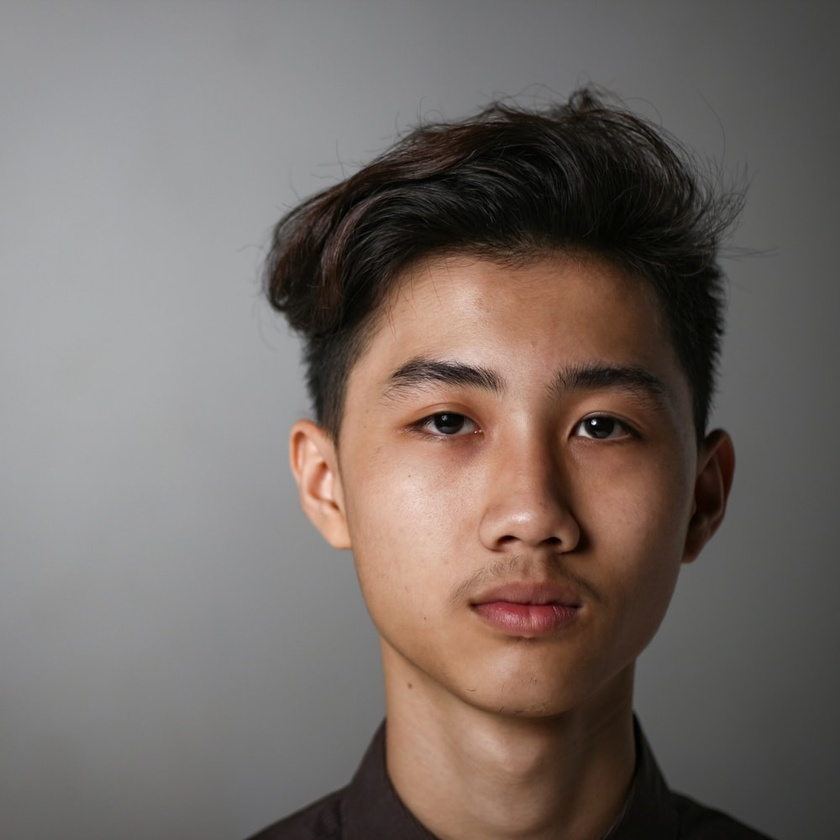
#> input picture opencv experiments/python/cv_course_materials/face_asian.jpg, 840 x 840 px, shrunk from 1000 x 1000 before the run
$ jupyter execute face_detection_haar_caascade.ipynb
#> lines starting #> are read from the running program, lines starting #| are printed output that depends on the picture; after the words box and inside, x2 and y2 are one past the last pixel; in counts of white or black regions, pixels touching at a corner belong together
[cell 1]
import cv2
import matplotlib.pyplot as plt

[cell 2]
cascade_classifier = cv2.CascadeClassifier("haarcascade_frontalface_alt.xml")

[cell 3]
import cv2
import matplotlib.pyplot as plt

# OpenCV has a lot of pre-trained classifiers for face detection, eye detection etc.
# several positive and negative samples to train the model (Viola-Jones algorithm)
cascade_classifier = cv2.CascadeClassifier('./haarcascade_frontalface_alt.xml')

# OpenCV deals with BGR but Matplotlib deals with RGB
image = cv2.imread('./cv_course_materials/face_asian.jpg')
#> image is the input picture: shape (840, 840, 3); mean B, G, R 102.7, 107.7, 117.5

# convert to grayscale
gray_image = cv2.cvtColor(image, cv2.COLOR_BGR2GRAY)
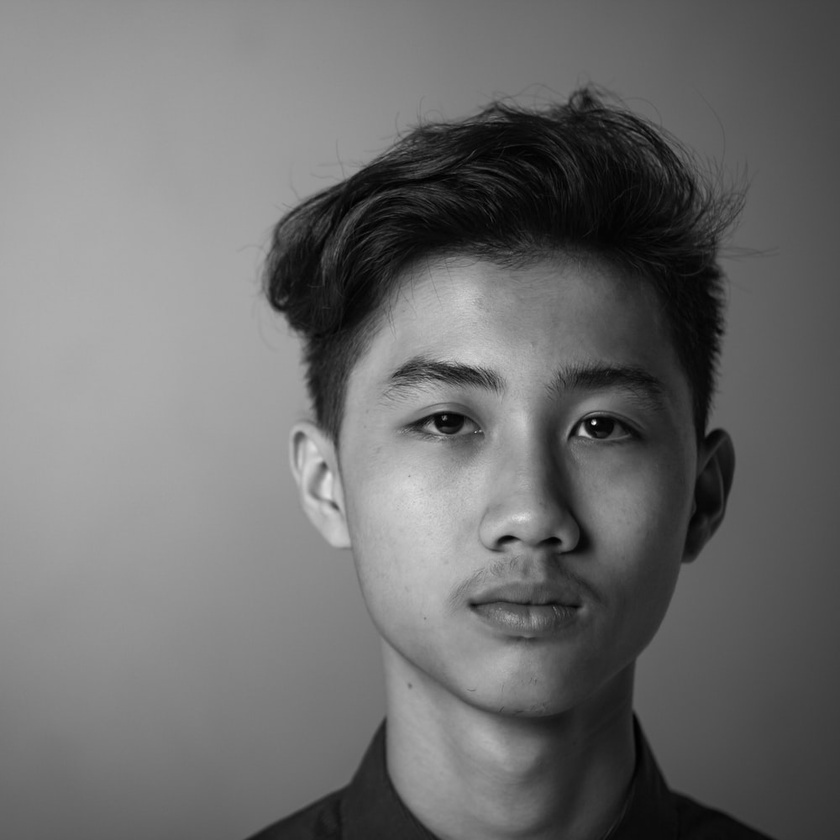
#> gray_image: shape (840, 840); min 0, max 253, mean 110.1

detected_faces = cascade_classifier.detectMultiScale(gray_image, scaleFactor=1.1, minNeighbors=10, minSize=(30, 30))
#> detected_faces = [[300, 251, 447, 447]]

for (x, y, width, height) in detected_faces:
    cv2.rectangle(image, (x, y), (x + width, y + height), (0, 0, 255), 10)
#> this loop made 1 pass
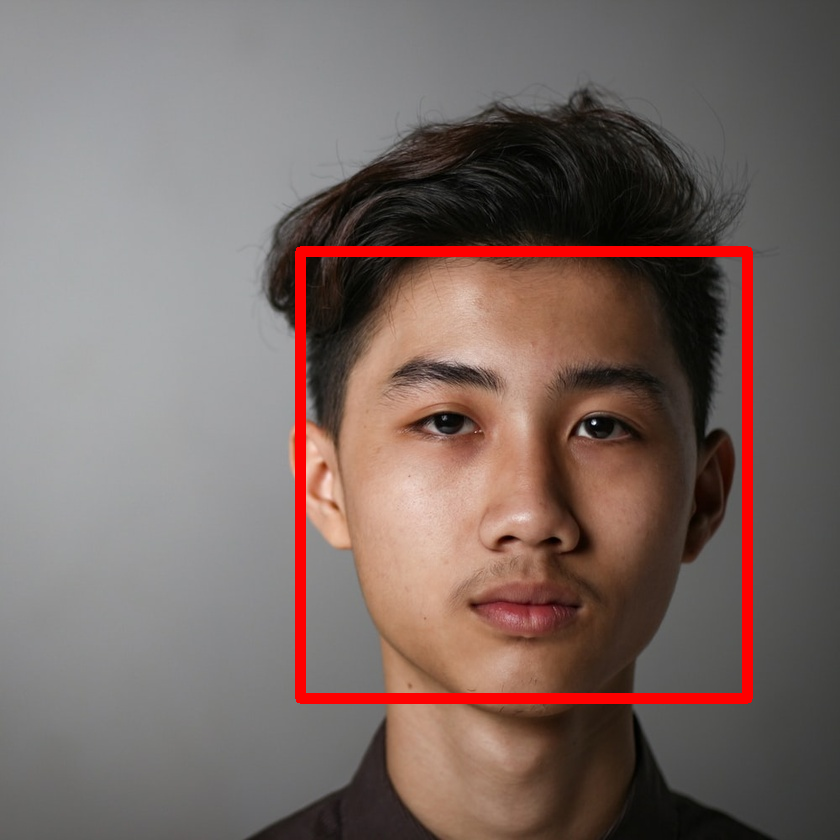
#> image: shape (840, 840, 3); 2.78% of pixels changed, all inside (x1, y1, x2, y2) = (295, 246, 753, 704)

# OpenCV uses BGR and matplotlib uses RGB
plt.imshow(cv2.cvtColor(image, cv2.COLOR_BGR2RGB))
plt.show()

$ run again, with opencv experiments/python/cv_course_materials/bird.jpg copied over opencv experiments/python/cv_course_materials/face_asian.jpg
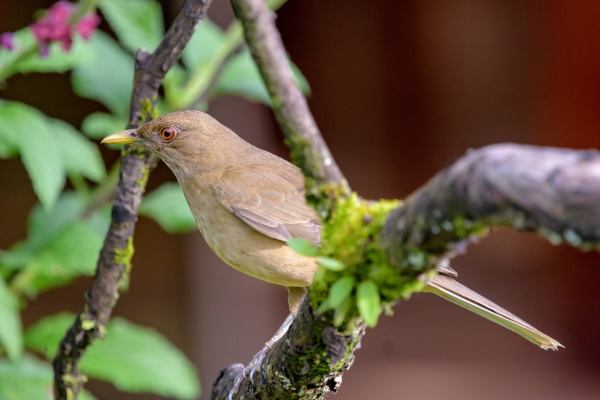
#> input picture opencv experiments/python/cv_course_materials/bird.jpg, 600 x 400 px
#> image is the input picture: shape (400, 600, 3); mean B, G, R 66.5, 91.5, 103.6
#> `gray_image = cv2.cvtColor(image, cv2.COLOR_BGR2GRAY)`:
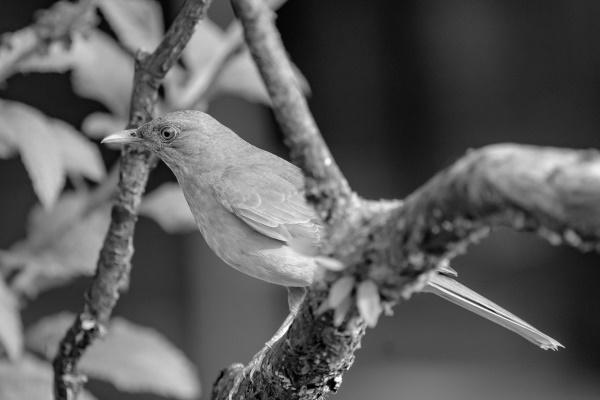
#> gray_image: shape (400, 600); min 0, max 255, mean 92.2
#> detected_faces = ()

$ run again, with opencv experiments/python/cv_course_materials/girl_face.png saved as opencv experiments/python/cv_course_materials/face_asian.jpg
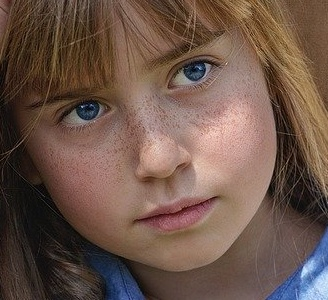
#> input picture opencv experiments/python/cv_course_materials/girl_face.png, 328 x 300 px
#> image is the input picture: shape (300, 328, 3); mean B, G, R 73.6, 85.2, 108.9
#> `gray_image = cv2.cvtColor(image, cv2.COLOR_BGR2GRAY)`:
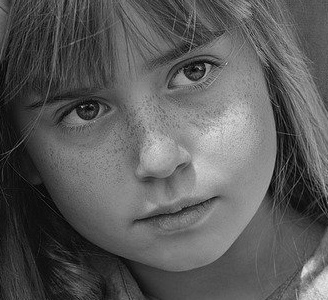
#> gray_image: shape (300, 328); min 0, max 237, mean 91
#> detected_faces = ()
